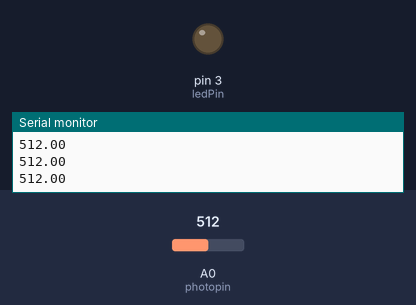
The sketch below on a simulated Arduino Uno, built with avr-gcc and run on an emulated ATmega328P. Parts: output pins drawn as LEDs (lit = HIGH), the last lines printed to the serial monitor. The inputs (shaded band) are chosen by the test bench; at power-on: A0 (photopin) = 512.

Above: at 1.3 s.
1.4 s: A0 (photopin) set to 21
3.2 s: A0 (photopin) set to 17
At 4.6 s:
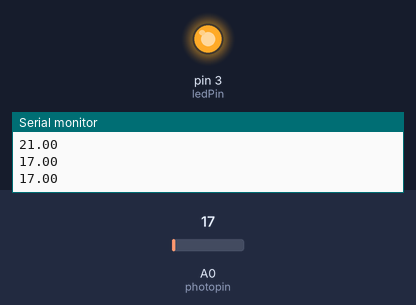
5.6 s: A0 (photopin) set to 0
At 6.8 s:
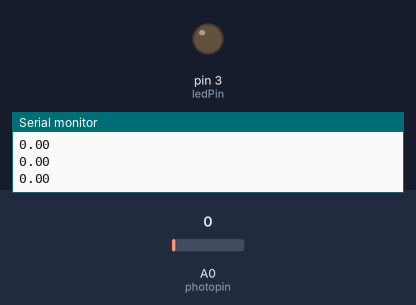
Timing chart, 0 to 8.6 s (numbered marks = the images above; inputs shaded):
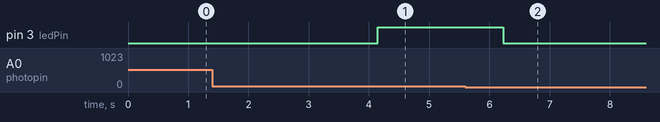

Measured:
- the behaviour switches between 20 and 19 on A0 (photopin) (found by bisection; images 0 and 1)
- after the input at 3.2 s, pin 3 (ledPin): LOW → HIGH after 0.94 s
- after the input at 5.6 s, pin 3 (ledPin): HIGH → LOW after 0.63 s

The sketch:

Controlling_LED_With_PhotoResistor.ino
```cpp
int ledPin = 3;
float valuereadphotocellInput =0.00;
int photopin = 0;
void setup() {
  pinMode(ledPin,OUTPUT);
  Serial.begin (9600);
}

void loop() {

  valuereadphotocellInput = (analogRead(photopin)); // divides input 0-1023
  Serial.println(valuereadphotocellInput);
  delay(500);
  if(valuereadphotocellInput >0&&valuereadphotocellInput<20)
  {
    analogWrite(ledPin,255);
  }
  else
  digitalWrite(ledPin,0);
  delay(20);
  //analogWrite(ledPin,photocellInput);
  // The delay can be chage to get the desired dimming effect

}
```
